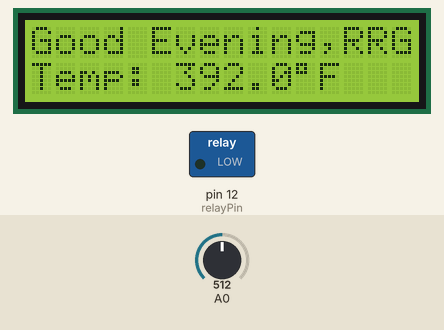
This sketch was run on a simulated Arduino Uno, built with avr-gcc and run on an emulated ATmega328P. On the bench: 16×2 character LCD, switched loads named in the sketch (green lamp = pin HIGH). Inputs (shaded band) come from the test bench; at power-on: A0 = 512.

Above: at 5.6 s.
5.7 s: A0 set to 156
7.9 s: A0 set to 139
At 19.6 s:
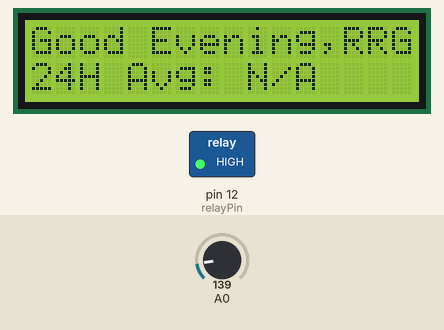
At 30.6 s:
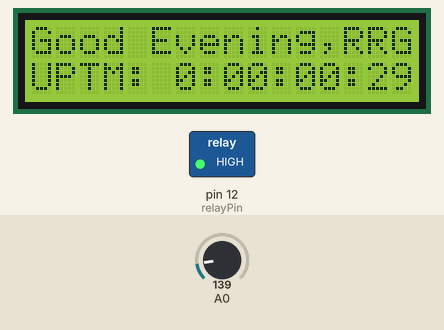
Timing chart, 0 to 31.4 s (numbered marks = the images above; inputs shaded):
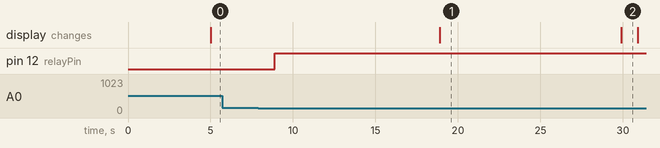

Measured:
- the behaviour switches between 150 and 149 on A0 (found by bisection; images 0 and 1)
- after the input at 5.7 s, every drawn part: stays the same
- after the input at 7.9 s, pin 12 (relayPin): LOW → HIGH after 1.0 s
- what the display in image 1 shows lasts 11.0 s, from 18.9 s to 29.9 s

The sketch:

LCDRelayController.ino
```cpp
#include <LiquidCrystal.h>

const int rs = 2, en = 3, d4 = 6, d5 = 7, d6 = 8, d7 = 9;
LiquidCrystal lcd(rs, en, d4, d5, d6, d7);

// custom bitmap up/down arrows
byte arrowUp[8] = {
  0b00100,
  0b01110,
  0b10101,
  0b00100,
  0b00100,
  0b00100,
  0b00100,
  0b00000
};

byte arrowDown[8] = {
  0b00100,
  0b00100,
  0b00100,
  0b00100,
  0b10101,
  0b01110,
  0b00100,
  0b00000
};

const int temperaturePin = 0;
float voltage, degreesC, degreesF;

unsigned long lastSwitch = 0, lastLogPoll = 0;
int slideIndex = 0;
const String clearRow = "                ";

int temp, pollCount = 0;
unsigned short int dailyTemps[96];  //poll every 15 minutes for 24 hrs
float avg;

int targetTemp;
const int relayPin = 12;

void setup() {
  lcd.begin(16, 2);
  lcd.createChar(0, arrowUp);
  lcd.createChar(1, arrowDown);

  lcd.setCursor(0, 0);
  lcd.print("Good Evening,RRG");

  Serial.begin(9600);

  pinMode(relayPin, OUTPUT);
  digitalWrite(relayPin, LOW);
  targetTemp = 73;
}

void loop() {
  /*
   __    _____ ___     _________  _  _______________
  / /   / ___ / _ \   / ___/ __ \/ |/ / __/  _/ ___/
 / /__ / /__ / // /  / /__/ /_/ /    / _/_/ // (_ /
/____/ \___//____/   \___/\____/_/|_/_/ /___/\___/
                                                 */
  voltage = getVoltage(temperaturePin);
  degreesC = (voltage - 0.5) * 100.0;
  degreesF = degreesC * (9.0 / 5.0) + 32.0;

  // Refresh every 5 seconds
  if (millis() - lastSwitch >= 5000) {
    lastSwitch = millis();

    lcd.setCursor(0, 1);
    lcd.print(clearRow);

    lcd.setCursor(0, 1);
    if (slideIndex == 0) {
      lcd.print("Temp: ");
      lcd.print(degreesF, 1);
      lcd.print((char)223);
      lcd.print("F");
      slideIndex++;
    } else if (slideIndex == 1) {
      lcd.print("24H Avg: ");
      if (pollCount > 0) {
        lcd.print(avg, 1);
        lcd.print((char)223);
        lcd.print("F");
        lcd.write(degreesF >= avg ? (uint8_t)0 : (uint8_t)1);
      } else {
        lcd.print("N/A");
      }
      slideIndex++;
    } else if (slideIndex == 2) {
      lcd.print("UPTM:");
      slideIndex++;
      displayUpTime();
    } else {
      lcd.print("Poll Count: ");
      lcd.print(pollCount);
      slideIndex = 0;
    }
  }
  //log every 15 mins
  if (millis() - lastLogPoll >= 900000) {
    if (pollCount > 95) pollCount = 0;           //reset after 24 hrs
    dailyTemps[pollCount] = (int)degreesF * 10;  //typecast w/ 1 decimal precision
    pollCount++;
    lastLogPoll = millis();
    avg = calculateAvg();
  }

  /* ________  ________  __       __  _______   ________  _______    ______   ________  __    __  _______   ________        _______   ________   ______   __    __  __         ______   ________  ______   ______   __    __
    /        |/        |/  \     /  |/       \ /        |/       \  /      \ /        |/  |  /  |/       \ /        |      /       \ /        | /      \ /  |  /  |/  |       /      \ /        |/      | /      \ /  \  /  |
    $$$$$$$$/ $$$$$$$$/ $$  \   /$$ |$$$$$$$  |$$$$$$$$/ $$$$$$$  |/$$$$$$  |$$$$$$$$/ $$ |  $$ |$$$$$$$  |$$$$$$$$/       $$$$$$$  |$$$$$$$$/ /$$$$$$  |$$ |  $$ |$$ |      /$$$$$$  |$$$$$$$$/ $$$$$$/ /$$$$$$  |$$  \ $$ |
      $$ |   $$ |__    $$$  \ /$$$ |$$ |__$$ |$$ |__    $$ |__$$ |$$ |__$$ |   $$ |   $$ |  $$ |$$ |__$$ |$$ |__          $$ |__$$ |$$ |__    $$ | _$$/ $$ |  $$ |$$ |      $$ |__$$ |   $$ |     $$ |  $$ |  $$ |$$$  \$$ |
      $$ |   $$    |   $$$$  /$$$$ |$$    $$/ $$    |   $$    $$< $$    $$ |   $$ |   $$ |  $$ |$$    $$< $$    |         $$    $$< $$    |   $$ |/    |$$ |  $$ |$$ |      $$    $$ |   $$ |     $$ |  $$ |  $$ |$$$$  $$ |
      $$ |   $$$$$/    $$ $$ $$/$$ |$$$$$$$/  $$$$$/    $$$$$$$  |$$$$$$$$ |   $$ |   $$ |  $$ |$$$$$$$  |$$$$$/          $$$$$$$  |$$$$$/    $$ |$$$$ |$$ |  $$ |$$ |      $$$$$$$$ |   $$ |     $$ |  $$ |  $$ |$$ $$ $$ |
      $$ |   $$ |_____ $$ |$$$/ $$ |$$ |      $$ |_____ $$ |  $$ |$$ |  $$ |   $$ |   $$ \__$$ |$$ |  $$ |$$ |_____       $$ |  $$ |$$ |_____ $$ \__$$ |$$ \__$$ |$$ |_____ $$ |  $$ |   $$ |    _$$ |_ $$ \__$$ |$$ |$$$$ |
      $$ |   $$       |$$ | $/  $$ |$$ |      $$       |$$ |  $$ |$$ |  $$ |   $$ |   $$    $$/ $$ |  $$ |$$       |      $$ |  $$ |$$       |$$    $$/ $$    $$/ $$       |$$ |  $$ |   $$ |   / $$   |$$    $$/ $$ | $$$ |
      $$/    $$$$$$$$/ $$/      $$/ $$/       $$$$$$$$/ $$/   $$/ $$/   $$/    $$/     $$$$$$/  $$/   $$/ $$$$$$$$/       $$/   $$/ $$$$$$$$/  $$$$$$/   $$$$$$/  $$$$$$$$/ $$/   $$/    $$/    $$$$$$/  $$$$$$/  $$/   $$/
                                                                                                                                                                                                                            */

  if (degreesF < targetTemp) {
    runHeatingCycle();
  } else if (degreesF > targetTemp) {
    digitalWrite(relayPin, LOW);
  }
}

void runHeatingCycle() {
  delay(1000);
  if (degreesF < targetTemp) {
    digitalWrite(relayPin, HIGH);
    delay(10000);
  }
}

float getVoltage(int pin) {
  return (analogRead(pin) * 0.004882814);
}

void displayUpTime() {
  for (int i = 0; i < 5; i++) {
    lcd.setCursor(6, 1);
    unsigned long seconds = millis() / 1000;

    int hours = seconds / 3600;
    int days = hours / 24;
    int minutes = (seconds % 3600) / 60;
    int secs = seconds % 60;

    lcd.print(days);
    lcd.print(':');

    if (hours < 10) lcd.print('0');
    lcd.print(hours);
    lcd.print(':');

    if (minutes < 10) lcd.print('0');
    lcd.print(minutes);
    lcd.print(':');

    if (secs < 10) lcd.print('0');
    lcd.print(secs);

    delay(1000);
  }
}

float calculateAvg() {
  float sum = 0;
  for (int i = 0; i < pollCount; i++) {
    sum += dailyTemps[i] / 10;
  }

  return sum / pollCount;
}
```
